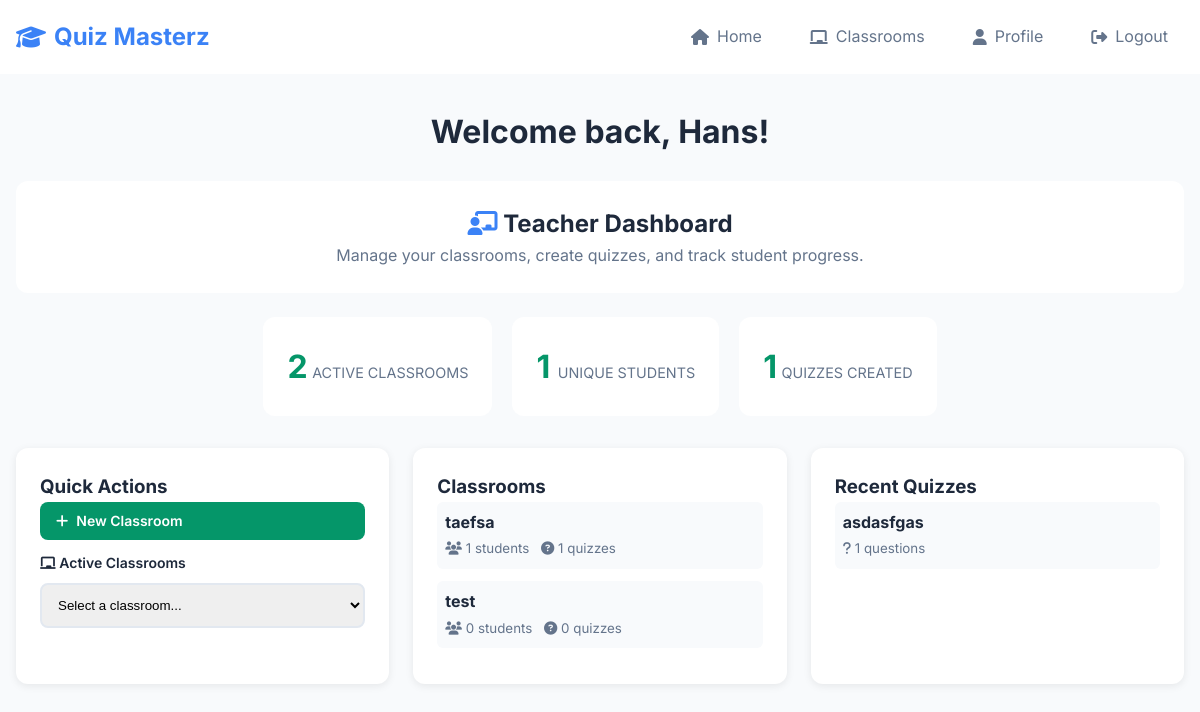
Page / (signed in) on the earlier database version.
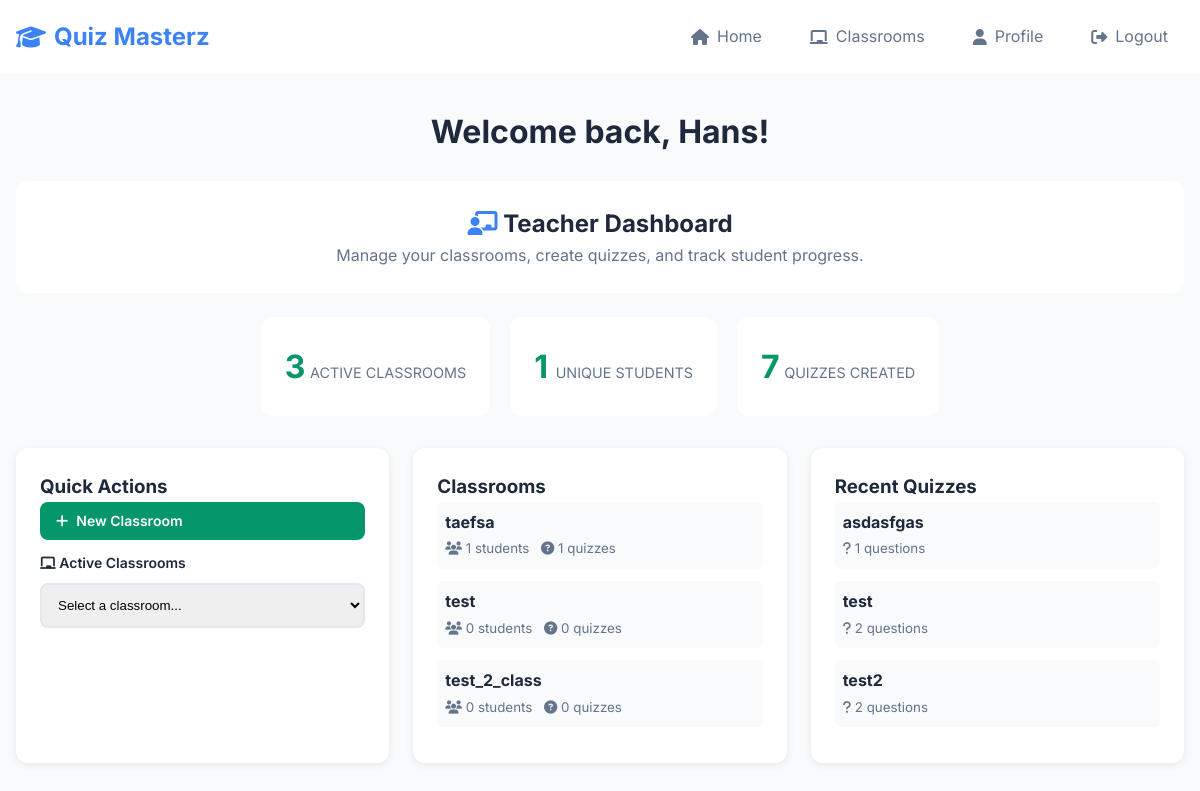
Same page on the later database version.
### website/models.py (models this page shows, shortened)
class User(db.Model, UserMixin):
    id = db.Column(db.Integer, primary_key=True)
    email = db.Column(db.String(150), unique=True)
    password = db.Column(db.String(150))
    first_name = db.Column(db.String(150))
    role = db.Column(db.String(50))
    learning_points = db.Column(db.Integer, default=0)
    classrooms_created = db.relationship('Classroom', foreign_keys='[Classroom.teacher_id]', backref='teacher', lazy=True)
    joined_classrooms = db.relationship('Classroom', secondary=classroom_members,
                                        backref=db.backref('students', lazy='dynamic'),
                                        lazy='dynamic')
    quiz_attempts = db.relationship('StudentQuizAttempt', backref='student', lazy='dynamic')

class Classroom(db.Model):
    id = db.Column(db.Integer, primary_key=True)
    name = db.Column(db.String(100), nullable=False)
    teacher_id = db.Column(db.Integer, db.ForeignKey('user.id'), nullable=False)
    join_code = db.Column(db.String(8), unique=True, nullable=False)
    quizzes = db.relationship('Quiz', secondary=classroom_quizzes,
                              backref=db.backref('classrooms_assigned_to', lazy='dynamic'),
                              lazy='dynamic')
    quiz_attempts = db.relationship('StudentQuizAttempt', backref='classroom', lazy='dynamic')

class Quiz(db.Model):
    id = db.Column(db.Integer, primary_key=True)
    name = db.Column(db.String(150), nullable=False)
    teacher_id = db.Column(db.Integer, db.ForeignKey('user.id'), nullable=False)
    is_published = db.Column(db.Boolean, default=False, nullable=False)
    questions = db.relationship('Question', backref='quiz', lazy='dynamic', cascade="all, delete-orphan")
    teacher = db.relationship('User', backref=db.backref('created_quizzes', lazy='dynamic'))

### website/views.py (the view, shortened to what this page needs)
@views.route('/')
@login_required
def home():
    available_quizzes = []
    return render_template("home.html", user=current_user, available_quizzes=available_quizzes)

### website/__init__.py (called while the page is built)
def create_app():
    app = Flask(__name__)
    app.config['SECRET_KEY'] = 'hjshjhdjah kjshkjdhjs'
    app.config['SQLALCHEMY_DATABASE_URI'] = f'sqlite:///{DB_NAME}'
    db.init_app(app)
    from .views import views
    from .auth import auth
    app.register_blueprint(views, url_prefix='/')
    app.register_blueprint(auth, url_prefix='/')
    with app.app_context():
        db.create_all()
    from .models import User, Classroom, Quiz, Question, Answer, StudentQuizAttempt
    login_manager = LoginManager()
    login_manager.login_view = 'auth.login'
    login_manager.init_app(app)
    @login_manager.user_loader
    def load_user(id):
        return User.query.get(int(id))
    return app

### website/templates/home.html (shortened to what this page needs)
{% extends "base.html" %}
{% block content %}
<div class="container">
    <div class="text-center mb-4">
        <h1>Welcome back, {{ user.first_name }}!</h1>
    </div>
    {% if user.role == 'teacher' %}
        <div class="row mb-4">
            <div class="col-12">
                <div class="card">
                    <div class="card-body text-center">
                        <h2><i class="fas fa-chalkboard-teacher text-primary"></i> Teacher Dashboard</h2>
                        <p class="text-muted mb-0">Manage your classrooms, create quizzes, and track student progress.</p>
                    </div>
                </div>
            </div>
        </div>
        <div class="stats-container">
            <div class="stat-card">
                <span class="stat-number">{{ user.classrooms_created|length }}</span>
                <span class="stat-label">Active Classrooms</span>
            </div>
            <div class="stat-card">
                <span class="stat-number">
                    {% set unique_students = [] %}
                    {% for classroom in user.classrooms_created %}
                        {% for student in classroom.students %}
                            {% if student.id not in unique_students %}
                                {% set _ = unique_students.append(student.id) %}
                            {% endif %}
                        {% endfor %}
                    {% endfor %}
                    {{ unique_students|length }}
                </span>
                <span class="stat-label">Unique Students</span>
            </div>
            <div class="stat-card">
                <span class="stat-number">{{ user.created_quizzes.count() }}</span>
                <span class="stat-label">Quizzes Created</span>
            </div>
        </div>
        <div class="dashboard-grid">
            <div class="dashboard-card">
                <h3> Quick Actions</h3>
                <div class="quick-actions">
                    <a href="{{ url_for('views.create_classroom') }}" class="btn btn-success btn-sm">
                        <i class="fas fa-plus"></i> New Classroom
                    </a>
                    {% if user.classrooms_created|length > 0 %}
                        <div class="form-group-compact">
                            <label for="classroom-select" class="form-label form-label-small">
                                <i class="fas fa-chalkboard"></i> Active Classrooms
                            </label>
                            <select id="classroom-select" class="form-control" onchange="window.location.href = this.value">
                                <option value="">Select a classroom...</option>
                            </select>
                        </div>
                    {% endif %}
                </div>
            </div>
            {% if user.classrooms_created|length > 0 %}
            <div class="dashboard-card">
                <h3> Classrooms</h3>
                {% for classroom in user.classrooms_created[:3] %}
                    <div class="classroom-info-box">
                        <strong>{{ classroom.name }}</strong>
                        <br>
                        <small class="classroom-meta">
                            <i class="fas fa-users"></i> {{ classroom.students.count() }} students
                            <i class="fas fa-question-circle classroom-meta-icon"></i> {{ classroom.quizzes.count() }} quizzes
                        </small>
                    </div>
                {% endfor %}
            </div>
            {% endif %}
            {% if user.created_quizzes.count() > 0 %}
            <div class="dashboard-card">
                <h3> Recent Quizzes</h3>
                {% for quiz in user.created_quizzes[:3] %}
                    <div class="classroom-info-box">
                        <strong>{{ quiz.name }}</strong>
                        <br>
                        <small class="classroom-meta">
                            <i class="fas fa-question"></i> {{ quiz.questions.count() }} questions
                        </small>
                    </div>
                {% endfor %}
            </div>
            {% endif %}
        </div>    {% endif %}
</div>
{% endblock %}

### website/templates/base.html (shortened to what this page needs)
<!DOCTYPE html>
<html lang="en">
<head>
    <link rel="stylesheet" type="text/css" href="{{ url_for('static', filename='css/style.css') }}">
    <link rel="stylesheet" href="https://cdnjs.cloudflare.com/ajax/libs/font-awesome/6.4.0/css/all.min.css">
</head>
<body>
    <nav class="navbar">
        <div class="nav-container">
            <a href="/" class="nav-brand">
                <i class="fas fa-graduation-cap"></i> Quiz Masterz
            </a>
            <div class="nav-links">
                {% if user.is_authenticated %}
                    <a href="/" class="nav-link">
                        <i class="fas fa-home"></i> Home
                    </a>                    {% if user.role == 'teacher' %}
                        <a href="{{ url_for('views.teacher_classrooms') }}" class="nav-link">
                            <i class="fas fa-chalkboard"></i> Classrooms
                        </a>                    {% endif %}
                    <a href="/profile" class="nav-link">
                        <i class="fas fa-user"></i> Profile
                    </a>
                    <a href="/logout" class="nav-link">
                        <i class="fas fa-sign-out-alt"></i> Logout
                    </a>
                {% endif %}
            </div>
        </div>
    </nav>
    <main>
        {% block content %}
        {% endblock %}
    </main>
</body>
</html>

### website/static/css/style.css (style rules this page uses)
:root { --primary: #3b82f6; --secondary: #64748b; --success: #059669; --warning: #f59e0b; --danger: #dc2626; --bg: #f8fafc; --surface: #fff; --text: #1e293b; --text-muted: #64748b; --border: #e2e8f0; --text-secondary: #64748b; --border-color: #e2e8f0; --primary-color: #3b82f6; }
* { margin: 0; padding: 0; box-sizing: border-box; }
body { font-family: Inter, sans-serif; line-height: 1.6; color: var(--text); background: var(--bg); }
.container { max-width: 1200px; margin: 0 auto; padding: 0 1rem; }
.navbar { background: var(--surface); top: 0; z-index: 100; }
.nav-container { display: flex; justify-content: space-between; align-items: center; padding: 1rem; max-width: 1200px; margin: 0 auto; }
.nav-brand { font-size: 1.5rem; font-weight: 700; color: var(--primary); text-decoration: none; display: flex; align-items: center; gap: 0.5rem; }
.nav-links { display: flex; gap: 1rem; align-items: center; }
.nav-link { color: var(--text-muted); text-decoration: none; padding: 0.5rem 1rem; border-radius: 8px; transition: all 0.2s; display: flex; align-items: center; gap: 0.5rem; }
main { min-height: calc(100vh - 80px); padding: 2rem 0; }
.btn { display: inline-flex; align-items: center; gap: 0.5rem; padding: 0.75rem 1.5rem; border: none; border-radius: 8px; font-weight: 600; text-decoration: none; cursor: pointer; transition: all 0.2s; }
.btn-success { background: var(--success); color: white; }
.btn-sm { padding: 0.5rem 1rem; font-size: 0.875rem; }
.card { background: var(--surface); border-radius: 12px; overflow: hidden; }
.card-body { padding: 1.5rem; }
.form-label { display: block; margin-bottom: 0.5rem; font-weight: 600; }
.form-control { width: 100%; padding: 0.75rem; border: 2px solid var(--border); border-radius: 8px; transition: all 0.2s; }
.text-primary { color: var(--primary); }
.text-muted { color: var(--text-muted); }
.text-center { text-align: center; }
.mb-4 { margin-bottom: 1.5rem; }
.mb-0 { margin-bottom: 0; }
.row { display: flex; flex-wrap: wrap; margin: 0 -0.5rem; }
.col-12 { flex: 0 0 100%; padding: 0 0.5rem; }
.stat-card { background: white; padding: 1.5rem; border-radius: 12px; text-align: center; }
.dashboard-grid { display: grid; grid-template-columns: repeat(auto-fit, minmax(300px, 1fr)); gap: 1.5rem; margin-top: 2rem; }
.dashboard-card { background: white; padding: 1.5rem; border-radius: 12px; box-shadow: 0 2px 8px rgba(0,0,0,0.08); }
.quick-actions { display: flex; flex-direction: column; gap: 0.75rem; }
.form-group-compact { margin: 0; }
.form-label-small { font-size: 0.875rem; margin-bottom: 0.5rem; }
.classroom-info-box { margin-bottom: 0.75rem; padding: 0.5rem; background: var(--bg); border-radius: 6px; }
.classroom-meta { color: var(--text-muted); }
.classroom-meta-icon { margin-left: 0.5rem; }
.stats-container { display: flex; justify-content: center; gap: 20px; margin: 1.5rem 0; flex-wrap: wrap; }
.stat-number { font-size: 2rem; font-weight: 700; color: var(--success); margin: 0; }
.stat-label { font-size: 0.9rem; color: var(--text-muted); margin: 0.5rem 0 0 0; text-transform: uppercase; }

Differences in the rows shown:
added Classroom: name "test_2_class", students.count "0", quizzes.count "0"
added Quiz: name "test", questions.count "2"
added Quiz: name "test2", questions.count "2"
Other differences:
{{ user.classrooms_created|length }}: "2" → "3"
{{ user.created_quizzes.count() }}: "1" → "7"
